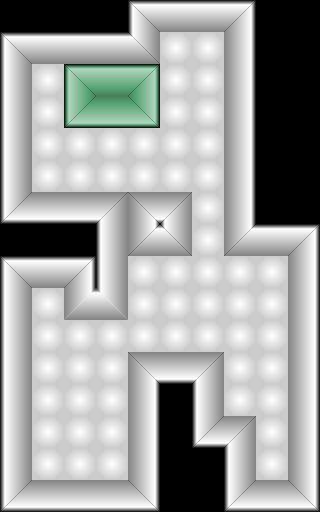

Rendered tile map (Tiled .tmx) drawn with the repository's tilesets; below, a short description and the map source with its tile grids summarised:
An orthogonal 10x16 tile map with 32x32 px tiles, 2 tile layers (ground, walls), 2 tilesets.

<map version="1.0" orientation="orthogonal" renderorder="right-down" width="10" height="16" tilewidth="32" tileheight="32" nextobjectid="1">
 <tileset firstgid="1" name="Murs Gris" tilewidth="32" tileheight="32">
  <image source="test_tiles.png" width="160" height="96" />
 </tileset>
 <tileset firstgid="16" name="Murs Verts" tilewidth="32" tileheight="32">
  <image source="test_tiles2.png" width="160" height="96" />
  <tile id="0">
   <animation>
    <frame tileid="0" duration="1000" />
    <frame tileid="14" duration="1000" />
   </animation>
  </tile>
  <tile id="1">
   <animation>
    <frame tileid="1" duration="1000" />
    <frame tileid="11" duration="1000" />
   </animation>
  </tile>
  <tile id="2">
   <animation>
    <frame tileid="2" duration="1000" />
    <frame tileid="13" duration="1000" />
   </animation>
  </tile>
  <tile id="5">
   <animation>
    <frame tileid="5" duration="1000" />
    <frame tileid="7" duration="1000" />
   </animation>
  </tile>
  <tile id="7">
   <animation>
    <frame tileid="7" duration="1000" />
    <frame tileid="5" duration="1000" />
   </animation>
  </tile>
  <tile id="10">
   <animation>
    <frame tileid="10" duration="1000" />
    <frame tileid="9" duration="1000" />
   </animation>
  </tile>
  <tile id="11">
   <animation>
    <frame tileid="11" duration="1000" />
    <frame tileid="1" duration="1000" />
   </animation>
  </tile>
  <tile id="12">
   <objectgroup draworder="index" />
   <animation>
    <frame tileid="12" duration="1000" />
    <frame tileid="8" duration="1000" />
   </animation>
  </tile>
 </tileset>
 <layer name="ground" width="10" height="16">
  <data>[160 cells, 67 non-empty, 7 distinct tile ids]</data>
 </layer>
 <layer name="walls" width="10" height="16">
  <data>[160 cells, 68 non-empty, 12 distinct tile ids]</data>
 </layer>
</map>
